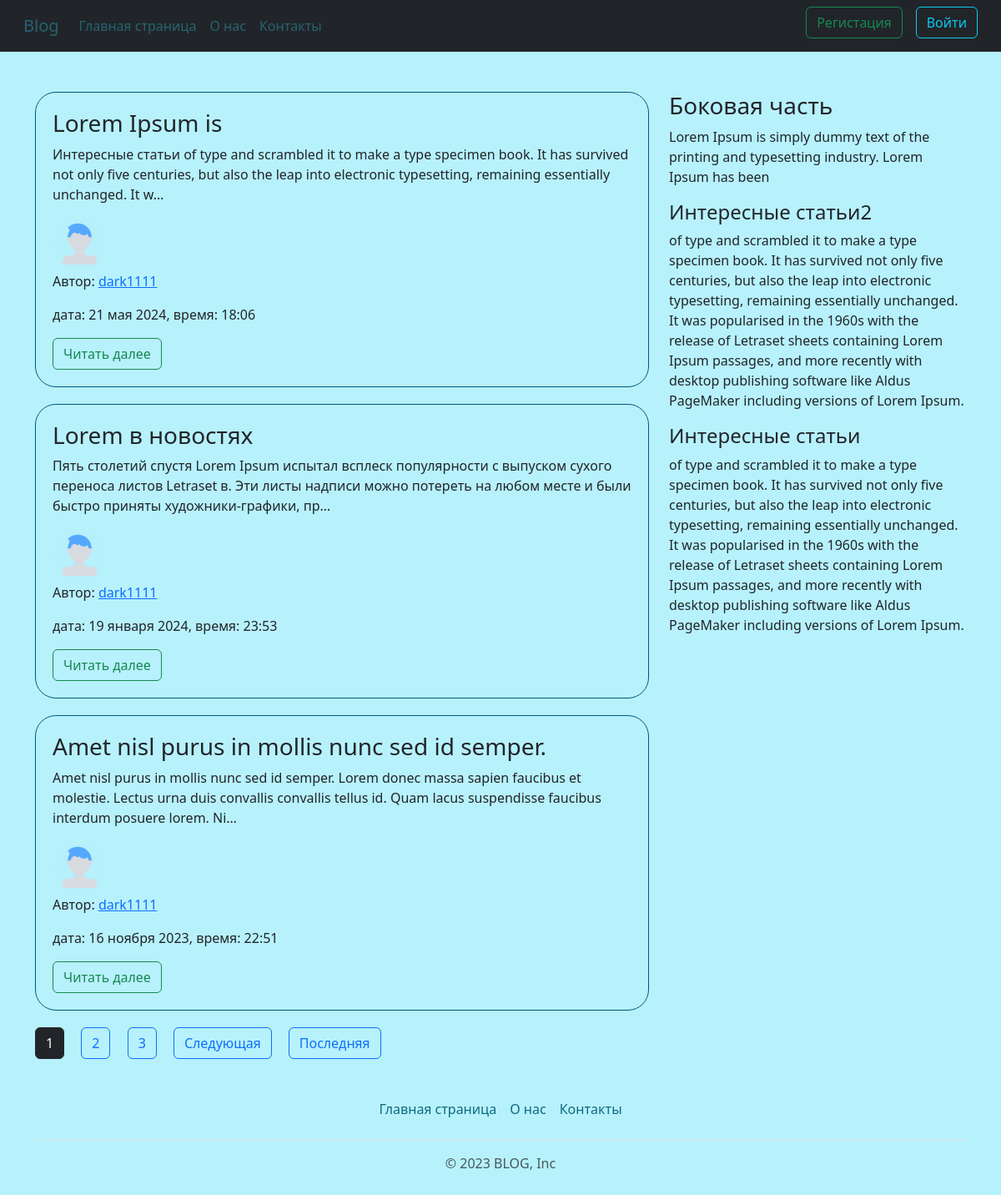
Screenshot of /blog/ with the database file from the repository.
### blog/models.py (models this page shows, shortened)
class News(models.Model):
    title = models.CharField('Название статьи',max_length=100, unique=True)
    text = models.TextField('Основной текст статьи')
    date = models.DateTimeField('Дата',default=timezone.now)
    avt = models.ForeignKey(User,verbose_name='Автор', on_delete=models.CASCADE)
    views = models.IntegerField('Просмотры',default=1)
    class Meta:
        verbose_name = 'Новость',
        verbose_name_plural = 'Новости'

### user1/models.py (models this page shows, shortened)
class Profiles(models.Model):
    user = models.OneToOneField(User, on_delete=models.CASCADE)
    img = models.ImageField('Фото пользователя', default='7065729.png', upload_to='user_img')
    ac_type = models.CharField(choices=TYPE_CHOS, default='Бесплатный пакет', max_length=30)
    class Meta:
        verbose_name = 'Профайл',
        verbose_name_plural = 'Профайлы'

### blog/views.py (the view)
# urls.py: path('', views.ShowNewsView.as_view(), name='homeblog'),
class ShowNewsView(ListView):
    model = News
    template_name = 'blog/home.html'
    context_object_name = 'news'
    ordering = ['-date']
    paginate_by = 3
    def get_context_data(self, **kwargs):
        ctx = super(ShowNewsView, self).get_context_data(**kwargs)
        ctx['title'] = 'Главная страница сайта'
        return ctx

### blog/templates/blog/home.html (shortened to what this page needs)
{% extends 'blog/base.html' %}
{% block content %}
{% for post in news %}
<div class="post">
 <h3>{{ post.title }}</h3>
<p>{{ post.text|truncatechars:200  }}</p>
<div class="row">
    <div>
        <img src="{{ post.avt.profiles.img.url }}" alt="{{ post.avt }}" class="user_imeg">
    </div>
</div>
    <p>Автор: <a href="{% url 'user-news' post.avt %}"> {{ post.avt }} </a></p>
    <p> дата: {{ post.date|date:'d E Y, время: H:i' }}</p>
<a href="{% url 'news-detail' post.id %}" class="btn btn-outline-success">Читать далее</a>
</div>
{% endfor %}
{% if is_paginated %}
    {% for num in page_obj.paginator.page_range %}
        {% if num == page_obj.number  %}
        <button class="btn btn-dark me-3">{{ num }}</button>
        {% elif num > page_obj.number|add:'-3' and  num < page_obj.number|add:'3' %}
        <a href="?page={{ num }}" class="btn btn-outline-primary me-3">{{ num }}</a>
        {% endif %}
    {% endfor %}
    {% if page_obj.has_next %}
    <a href="?page={{ page_obj.next_page_number }}"  class="btn btn-outline-primary me-3">Следующая</a>
    <a href="?page={{ page_obj.paginator.num_pages }}"  class="btn btn-outline-primary me-3">Последняя</a>
    {% endif %}
{% endif %}
{% endblock %}
{% block aside_block %}
<h4 class="mt-2">Интересные статьи2</h4>
<p>of type and scrambled it to make a type specimen book. It has survived not only five centuries,
    but also the leap into electronic typesetting, remaining essentially unchanged. It was popularised
    in the 1960s with the release of Letraset sheets containing Lorem Ipsum passages, and more recently
    with desktop publishing software like Aldus PageMaker including versions of Lorem Ipsum.</p>
<h4 class="mt-2">Интересные статьи</h4>
<p>of type and scrambled it to make a type specimen book. It has survived not only five centuries,
    but also the leap into electronic typesetting, remaining essentially unchanged. It was popularised
    in the 1960s with the release of Letraset sheets containing Lorem Ipsum passages, and more recently
    with desktop publishing software like Aldus PageMaker including versions of Lorem Ipsum.</p>
{% endblock %}

### blog/templates/blog/base.html (shortened to what this page needs)
{% load static %}
<!DOCTYPE html>
<html lang="en">
<head>
    <link rel="stylesheet" href="{% static 'blog/main.css' %}">
    <link href="https://cdn.jsdelivr.net/npm/bootstrap@5.3.2/dist/css/bootstrap.min.css" rel="stylesheet">
</head>
<body>
<nav class="navbar navbar-expand-lg bg-dark text-white">
      <div class="container-fluid">
        <a class="navbar-brand ps-3" href="{% url 'home' %}">Blog</a>
        <div class="collapse navbar-collapse" id="navbarSupportedContent">
          <ul class="navbar-nav me-auto mb-2 mb-lg-0">
            <li class="nav-item">
              <a class="nav-link" href="{% url 'homeblog' %}">Главная страница</a>
            </li>
            <li class="nav-item">
              <a class="nav-link" href="{% url 'about' %}">О нас</a>
            </li>
            <li class="nav-item">
              <a class="nav-link" href="{% url 'cont'%}">Контакты</a>
            </li>
          </ul>
            {% if not user.is_authenticated %}
            <a href="{% url 'reg' %}" class="mb-2 me-3"><button class="btn btn-outline-success">Регистация</button></a>
            <a href="{% url 'user' %}" class="mb-2 me-3"><button class="btn btn-outline-info">Войти</button></a>
            {% endif %}
        </div>
      </div>
    </nav>
<div class="container mt-5">
    <div class="row">
        <div class="col-md-8">
            {% block content %}
            {% endblock %}
        </div>
        <aside class="col-md-4">
            <h3>Боковая часть</h3>
            <p>Lorem Ipsum is simply dummy text of the printing and typesetting industry. Lorem Ipsum has been</p>
            {% block aside_block %}
            {% endblock %}
        </aside>
    </div>
</div>
<div class="container">
  <footer class="py-3 my-4">
    <ul class="nav justify-content-center border-bottom pb-3 mb-3">
      <li class="nav-item"><a href="{% url 'homeblog' %}" class="nav-link px-2 nav-link2">Главная страница</a></li>
      <li class="nav-item"><a href="{% url 'about' %}" class="nav-link px-2 nav-link2">О нас</a></li>
      <li class="nav-item"><a href="{% url 'cont'%}" class="nav-link px-2 nav-link2">Контакты</a></li>
    </ul>
    <p class="text-center text-body-secondary">© 2023 BLOG, Inc</p>
  </footer>
</div>
</body>
</html>

### blog/static/blog/main.css (style rules this page uses)
body { background-color: #31d8f959!important; }
.user_imeg { height:64px; width:65px; border-radius:50%; margin-height:10px; }
.navbar-brand , .nav-link { color:#31d8f959!important; }
.nav-link2 { color:#0f6b7e!important }
.post { border:1px solid #00577e; border-radius:25px; padding: 20px; margin-bottom: 20px; }

### rows the page displays
News: title "Lorem Ipsum is", text "Интересные статьи of type and scrambled it to make a type specimen book. It has survived not only five centuries, but also the leap into electronic typesetting, remaining essentially unchanged. It w…", avt.profiles.img (picture), avt "dark1111", date "21 мая 2024, время: 18:06"
News: title "Lorem в новостях", text "Пять столетий спустя Lorem Ipsum испытал всплеск популярности с выпуском сухого переноса листов Letraset в. Эти листы надписи можно потереть на любом месте и были быстро приняты художники-графики, пр…", avt.profiles.img (picture), avt "dark1111", date "19 января 2024, время: 23:53"
News: title "Amet nisl purus in mollis nunc sed id semper.", text "Amet nisl purus in mollis nunc sed id semper. Lorem donec massa sapien faucibus et molestie. Lectus urna duis convallis convallis tellus id. Quam lacus suspendisse faucibus interdum posuere lorem. Ni…", avt.profiles.img (picture), avt "dark1111", date "16 ноября 2023, время: 22:51"

### other values shown
{{ num }} "1"
{{ num }} "2" "3"
